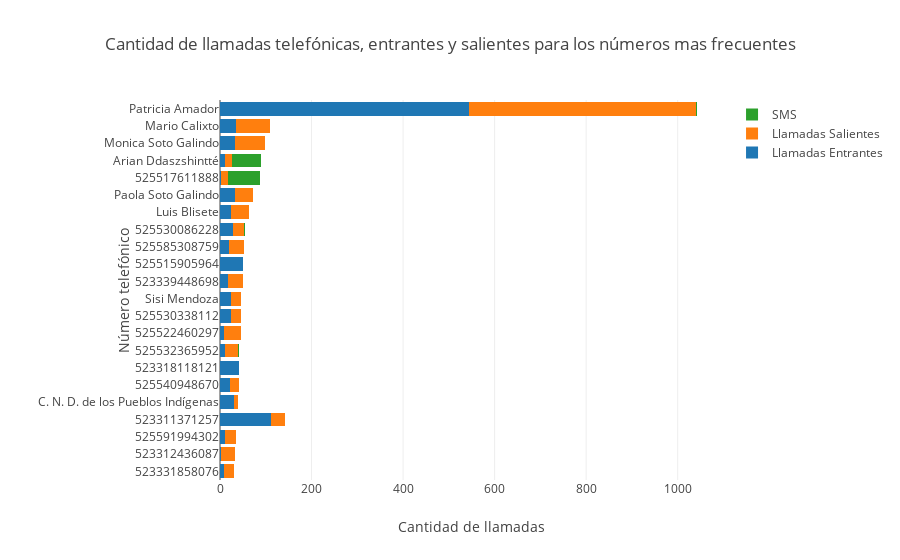

The code cell stored with this chart in its notebook:
### Markdown cell above
## Relaciones personales
Como primera cuestión se plantea saber si se pueden inferir relaciones personales con los registros de operaciones proporcionados. Analizando el número de llamadas entrantes y salientes se obtiene la siguiente gráfica.

### Code cell
title = 'Cantidad de llamadas telefónicas, entrantes y salientes para los números mas frecuentes'
plotly.offline.iplot({"data":[go.Bar(y=conteosEntranteSaliente.index,x=conteosEntranteSaliente["LLAMADA ENTRANTE"],orientation="h",name="Llamadas Entrantes"),go.Bar(y=conteosEntranteSaliente.index,x=conteosEntranteSaliente["LLAMADA SALIENTE"],orientation="h",name="Llamadas Salientes"),go.Bar(y=conteosEntranteSaliente.index,x=conteosEntranteSaliente["SMS"],orientation="h",name="SMS")],"layout":{'barmode':'stack','title':title,'margin':{'l':220},'xaxis':{'title':'Cantidad de llamadas'},'yaxis':{'type':'category','title':'Número telefónico'}}})

### Figure 1 — Plotly figure (JSON) as saved in the notebook; plotly's stock layout.template omitted (floating-point values rounded to 4 significant figures)
{"data": [{"name": "Llamadas Entrantes", "orientation": "h", "type": "bar", "x": [9, 2, 12, 37, 30, 22, 41, 10, 8, 24, 25, 17, 51, 19, 28, 24, 32, 3, 12, 32, 74, 35, 544], "y": ["523331858076", "523312436087", "525591994302", 523311371257, "C. N. D. de los Pueblos Indígenas", "525540948670", 523318118121, "525532365952", "525522460297", "525530338112", "Sisi Mendoza", "523339448698", 525515905964, "525585308759", "525530086228", "Luis Blisete", "Paola Soto Galindo", "525517611888", "Arian Ddaszshintté", "Monica Soto Galindo", "523311371257", "Mario Calixto", "Patricia Amador"]}, {"name": "Llamadas Salientes", "orientation": "h", "type": "bar", "x": [22, 30, 24, 0, 10, 19, 0, 30, 37, 21, 20, 33, 0, 33, 24, 39, 41, 14, 15, 66, 32, 74, 497], "y": ["523331858076", "523312436087", "525591994302", 523311371257, "C. N. D. de los Pueblos Indígenas", "525540948670", 523318118121, "525532365952", "525522460297", "525530338112", "Sisi Mendoza", "523339448698", 525515905964, "525585308759", "525530086228", "Luis Blisete", "Paola Soto Galindo", "525517611888", "Arian Ddaszshintté", "Monica Soto Galindo", "523311371257", "Mario Calixto", "Patricia Amador"]}, {"name": "SMS", "orientation": "h", "type": "bar", "x": [0, 0, 0, 0, 0, 0, 0, 2, 0, 0, 0, 0, 0, 0, 2, 0, 0, 71, 62, 0, 0, 0, 1], "y": ["523331858076", "523312436087", "525591994302", 523311371257, "C. N. D. de los Pueblos Indígenas", "525540948670", 523318118121, "525532365952", "525522460297", "525530338112", "Sisi Mendoza", "523339448698", 525515905964, "525585308759", "525530086228", "Luis Blisete", "Paola Soto Galindo", "525517611888", "Arian Ddaszshintté", "Monica Soto Galindo", "523311371257", "Mario Calixto", "Patricia Amador"]}], "layout": {"barmode": "stack", "margin": {"l": 220}, "title": "Cantidad de llamadas telefónicas, entrantes y salientes para los números mas frecuentes", "xaxis": {"title": "Cantidad de llamadas"}, "yaxis": {"title": "Número telefónico", "type": "category"}}}
